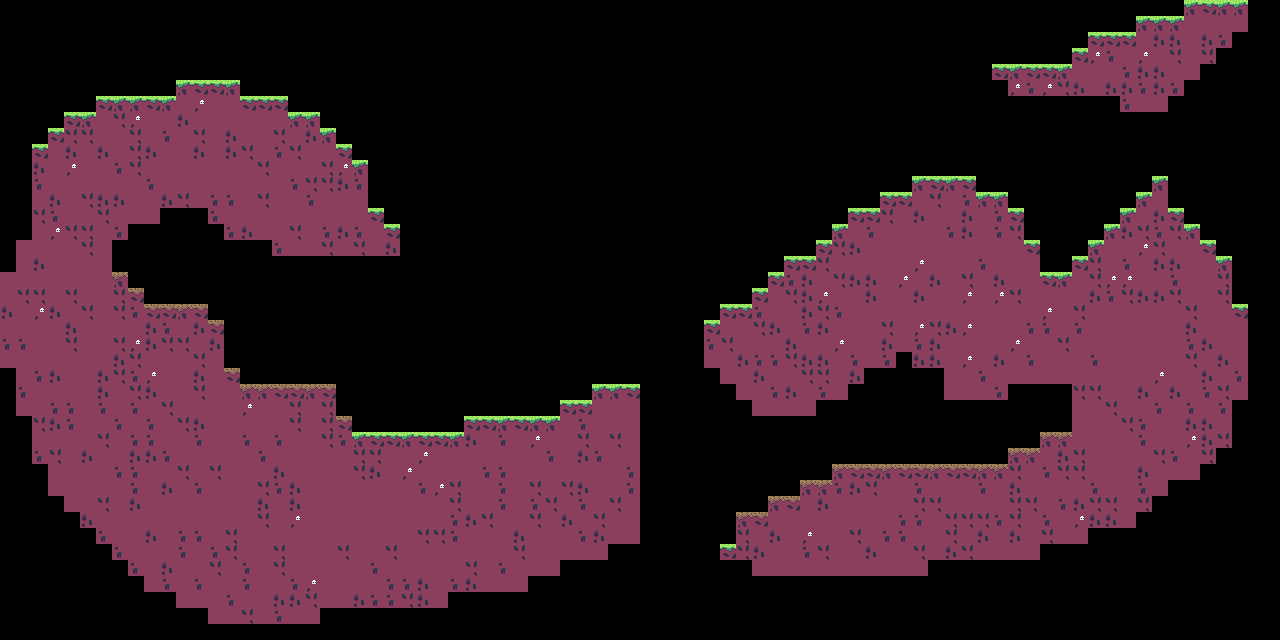

Rendered tile map (Tiled .tmx) drawn with the repository's tilesets; below, a short description and the map source with its tile grids summarised:
An orthogonal 80x40 tile map with 16x16 px tiles, 1 tile layer (ground).

<map version="1.9" tiledversion="1.9.1" orientation="orthogonal" renderorder="right-down" width="80" height="40" tilewidth="16" tileheight="16" infinite="0" nextlayerid="3" nextobjectid="1">
 <tileset firstgid="1" name="tiles" tilewidth="16" tileheight="16" tilecount="25" columns="5">
  <image source="tiles.png" width="80" height="80" />
  <tile id="0">
   <properties>
    <property name="collides" type="bool" value="true" />
   </properties>
  </tile>
  <tile id="1">
   <properties>
    <property name="collides" type="bool" value="true" />
   </properties>
  </tile>
  <tile id="2">
   <properties>
    <property name="collides" type="bool" value="true" />
   </properties>
  </tile>
  <tile id="3">
   <properties>
    <property name="collides" type="bool" value="true" />
   </properties>
  </tile>
  <tile id="4">
   <properties>
    <property name="collides" type="bool" value="true" />
   </properties>
  </tile>
  <tile id="5">
   <properties>
    <property name="collides" type="bool" value="true" />
   </properties>
  </tile>
  <tile id="6">
   <properties>
    <property name="collides" type="bool" value="true" />
   </properties>
  </tile>
  <tile id="7" probability="0.15">
   <properties>
    <property name="collides" type="bool" value="true" />
   </properties>
  </tile>
  <tile id="8" probability="5">
   <properties>
    <property name="collides" type="bool" value="true" />
   </properties>
  </tile>
  <tile id="9">
   <properties>
    <property name="collides" type="bool" value="true" />
   </properties>
  </tile>
 </tileset>
 <layer id="1" name="ground" width="80" height="40">
  <data>[3200 cells, 1307 non-empty, 9 distinct tile ids]</data>
 </layer>
</map>
